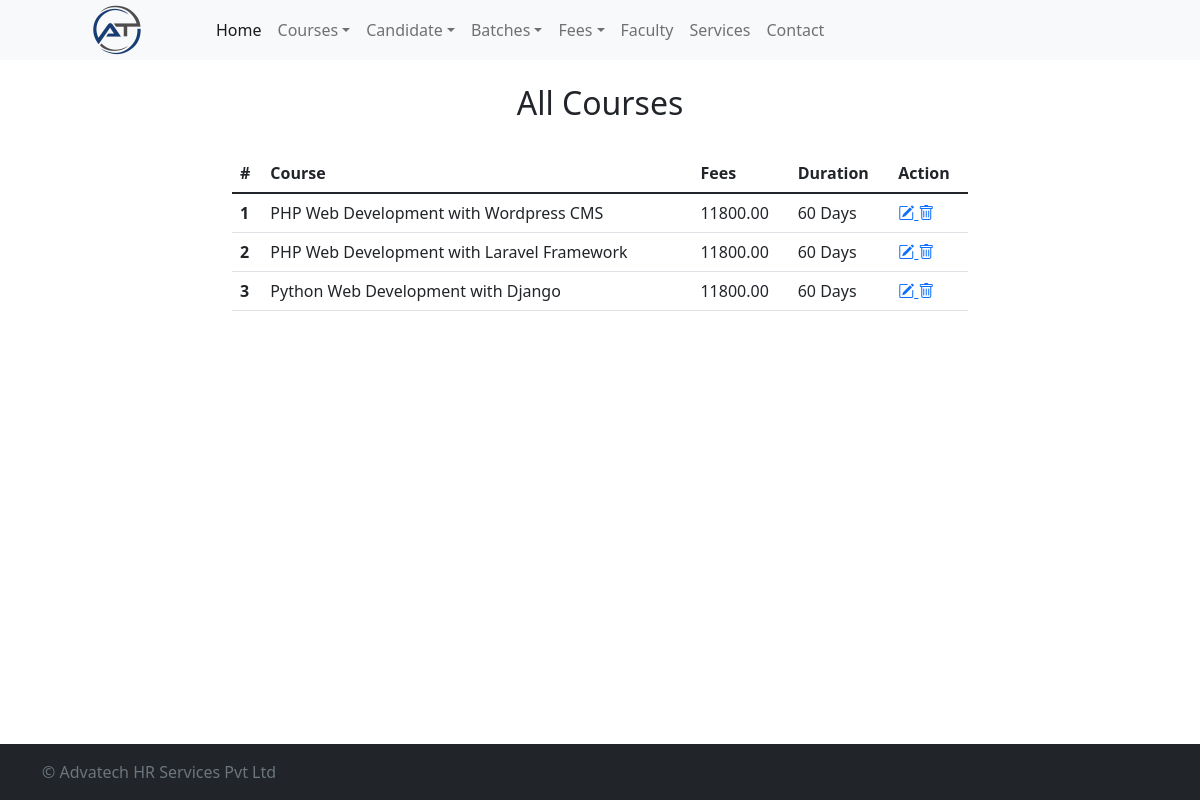
/all-course, run on the app's committed database.
### crmapp/models.py (models this page shows)
class Course(models.Model):
	course_id   = models.AutoField(primary_key=True)
	course_name = models.CharField(max_length=100)
	course_fee  = models.DecimalField(max_digits=10, decimal_places=2)
	course_duration  = models.CharField(max_length=100,default='')
	date_created= models.DateField()

### crmapp/views.py (the view)
# urls.py: path('all-course', views.all_course, name='all_course'),
def all_course(request):
	all_courses = Course.objects.all()
	context = {'courses': all_courses}
	return render(request,'all-course.html',context)

### templates/all-course.html (shortened to what this page needs)
{% extends 'base.html' %}
{% block content %}
<div class="row">
	<div class="col">
	</div>
    <div class="col-8">
		<div class="py-4 text-center">
	    	<h2>All Courses</h2>
	  	</div>
		<table class="table  table-hover">
		  <thead>
		    <tr>
		      <th scope="col">#</th>
		      <th scope="col">Course</th>
		      <th scope="col">Fees</th>
		      <th scope="col">Duration</th>
		      <th scope="col">Action</th>
		    </tr>
		  </thead>
		  <tbody>
		  	{% for course in courses %}
		    <tr>
				<th scope="row">{{ forloop.counter }}</th>
				<td>{{ course.course_name }}</td>
				<td>{{ course.course_fee }}</td>
				<td>{{ course.course_duration }}</td>
				<td>
				    <a href="{% url 'edit_course' course.course_id %}">
				        <i class="bi bi-pencil-square" title="Edit"></i>
				    </a>
				    <a href="{% url 'delete_course' course.course_id %}">
				        <i class="bi bi-trash" title="Delete"></i>
				    </a>
				</td>
		    </tr>
		    {% endfor %}
		  </tbody>
		</table>
	</div>
	<div class="col">
	</div>
</div>
{% endblock %}

### templates/base.html (shortened to what this page needs)
{% load static %}
<html lang="en">
<head>
  <link href="{% static 'css/bootstrap.min.css' %}" rel="stylesheet">
  <link href="https://cdn.jsdelivr.net/npm/bootstrap-icons@1.10.0/font/bootstrap-icons.css" rel="stylesheet">
</head>
<body class="d-flex flex-column h-100">
  <main>
    {% block navigation %}
    <nav class="navbar navbar-expand-lg navbar-light bg-light" aria-label="Eighth navbar example">
        <div class="container">
            <a class="navbar-brand" href="#">
                <img src="{% static 'logo.png' %}"/>
            </a>
            <div class="collapse navbar-collapse" id="navbarsExample07">
                <ul class="navbar-nav me-auto mb-2 mb-lg-0">
                <li class="nav-item">
                  <a class="nav-link active" aria-current="page" href="#">Home</a>
                </li>
                <li class="nav-item dropdown">
                  <a class="nav-link dropdown-toggle" href="#" id="dropdown07" data-bs-toggle="dropdown" aria-expanded="false">Courses</a>
                </li>
                <li class="nav-item dropdown">
                  <a class="nav-link dropdown-toggle" href="#" id="dropdown09" data-bs-toggle="dropdown" aria-expanded="false">Candidate</a>
                </li>
                <li class="nav-item dropdown">
                  <a class="nav-link dropdown-toggle" href="#" id="dropdown08" data-bs-toggle="dropdown" aria-expanded="false">Batches</a>
                </li>
                <li class="nav-item dropdown">
                  <a class="nav-link dropdown-toggle" href="#" id="dropdown10" data-bs-toggle="dropdown" aria-expanded="false">Fees</a>
                </li>
                <li class="nav-item">
                  <a class="nav-link" aria-current="page" href="#">Faculty</a>
                </li>
                <li class="nav-item">
                  <a class="nav-link" aria-current="page" href="#">Services</a>
                </li>
                <li class="nav-item">
                  <a class="nav-link" aria-current="page" href="#">Contact</a>
                </li>
                </ul>
            </div>
        </div>
    </nav>
    {% endblock %}
    <div class="container">
        {% block content %}{% endblock %}
    </div>
</main>
<footer class="footer mt-auto py-3 bg-dark">
    {% block footer %}
      <div class="container">
        <span class="text-muted">&copy; Advatech HR Services Pvt Ltd</span>
      </div>
    {% endblock %}
</footer>
</body>
</html>

### templates/base.html (style rules this page uses)
.navbar { padding: 0px; position: sticky; top: 0; }

### data on the page
Course: course_name "PHP Web Development with Wordpress CMS", course_fee "11800.00", course_duration "60 Days"
Course: course_name "PHP Web Development with Laravel Framework", course_fee "11800.00", course_duration "60 Days"
Course: course_name "Python Web Development with Django", course_fee "11800.00", course_duration "60 Days"
